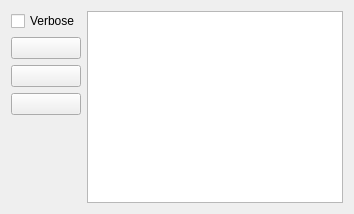
        <widget class="QWidget" name="tabOutput">
         <attribute name="icon">
          <iconset>
           <normaloff>../pix/16x16/Computer.png</normaloff>../pix/16x16/Computer.png</iconset>
         </attribute>
         <attribute name="title">
          <string>Output</string>
         </attribute>
         <layout class="QGridLayout" name="gridLayout_11">
          <item row="0" column="0">
           <layout class="QVBoxLayout" name="verticalLayout">
            <item>
             <widget class="QCheckBox" name="chkVerboseOutput">
              <property name="text">
               <string>Verbose</string>
              </property>
             </widget>
            </item>
            <item>
             <widget class="QPushButton" name="btnExportOutput">
              <property name="text">
               <string/>
              </property>
              <property name="icon">
               <iconset>
                <normaloff>../pix/16x16/Upload.png</normaloff>../pix/16x16/Upload.png</iconset>
              </property>
             </widget>
            </item>
            <item>
             <widget class="QPushButton" name="btnClearOutput">
              <property name="text">
               <string/>
              </property>
              <property name="icon">
               <iconset>
                <normaloff>../pix/16x16/Trash.png</normaloff>../pix/16x16/Trash.png</iconset>
              </property>
             </widget>
            </item>
            <item>
             <widget class="QPushButton" name="btnKillProcess">
              <property name="text">
               <string/>
              </property>
              <property name="icon">
               <iconset>
                <normaloff>../pix/16x16/Player Stop.png</normaloff>../pix/16x16/Player Stop.png</iconset>
              </property>
             </widget>
            </item>
            <item>
             <spacer name="verticalSpacer_2">
              <property name="orientation">
               <enum>Qt::Vertical</enum>
              </property>
              <property name="sizeHint" stdset="0">
               <size>
                <width>20</width>
                <height>40</height>
               </size>
              </property>
             </spacer>
            </item>
           </layout>
          </item>
          <item row="0" column="3">
           <widget class="QPlainTextEdit" name="txtOutput"/>
          </item>
         </layout>
        </widget>
